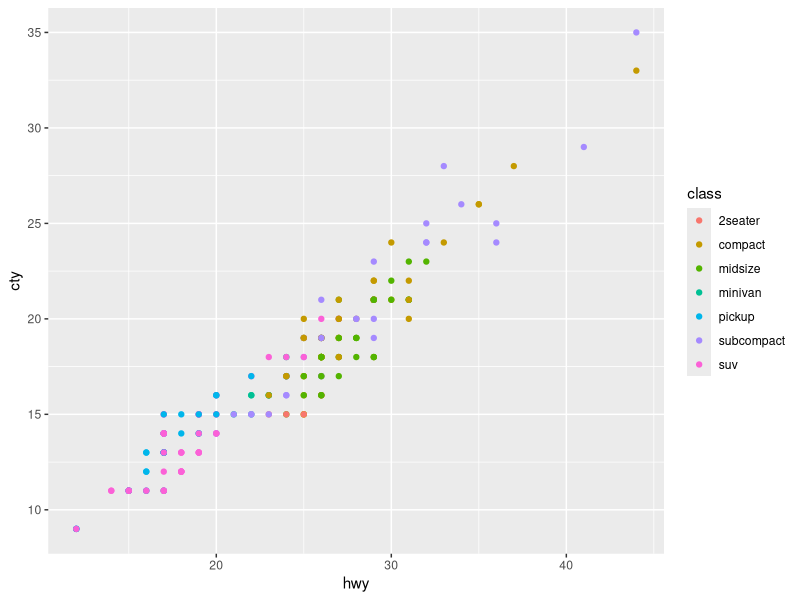

Write the R code that produced this figure.
## ---- chunk 1
#| label: setup
#| message: false

# load packages
library(tidyverse)

# load scripts


# global knitting options for code rendering
knitr::opts_chunk$set(
  dev = c("png", "pdf"), fig.keep = "all",
  dev.args = list(pdf = list(encoding = "WinAnsi", useDingbats = FALSE)),
  fig.path = sprintf("plots/%s_", gsub("\\.qmd", "", knitr::current_input()))
)
## ---- chunk 2
# load data
## ---- chunk 3
#| label: fig-example
#| fig-cap: Miles per gallon in city vs. highway driving for different car types.
#| fig-width: 7
#| fig-height: 3
ggplot(mpg) + 
  aes(x = hwy, y = cty, color = class) +
  geom_point()
## ---- chunk 4
#| label: tbl-example
#| tbl-cap: This is my happy table, even has a beautiful equation $x^2 - \alpha$ 
#| tbl-cap-location: top
knitr::kable(head(mpg))
